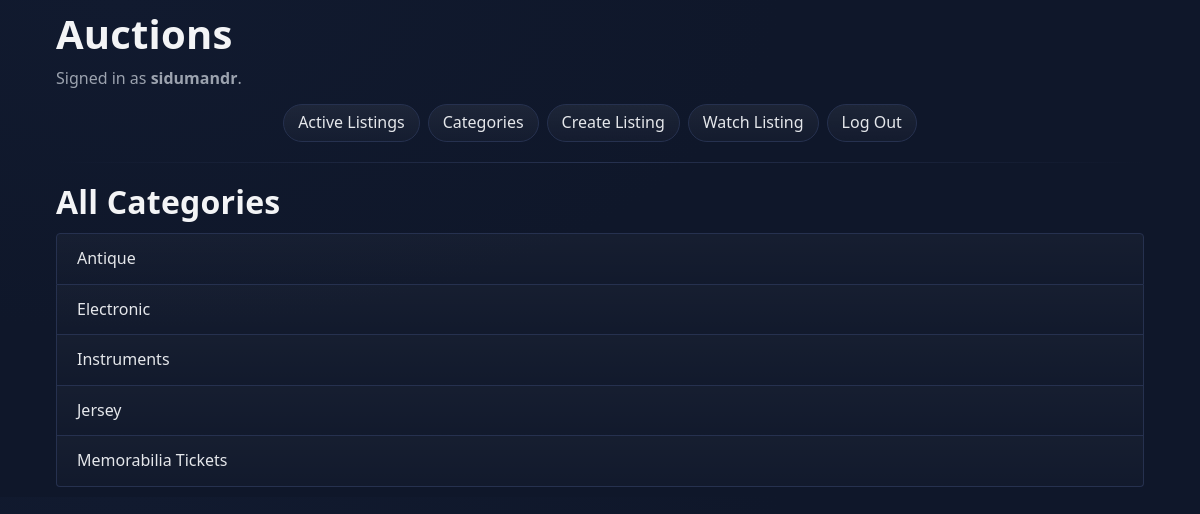
The page /categories (signed in) on the database its author committed.
### auctions/models.py (models this page shows, shortened)
class User(AbstractUser):
    pass

class Category(models.Model):
    categoryName = models.CharField(max_length=64)
    class Meta:
        verbose_name_plural = "Categories"

### auctions/views.py (the view)
# urls.py: path("categories", views.categories, name="categories"),
def categories(request):
    all_categories = Category.objects.all().order_by('categoryName')
    return render(request, "auctions/categories.html", {
        "categories": all_categories
    })

### auctions/templates/auctions/categories.html (shortened to what this page needs)
{% extends "auctions/layout.html" %}
{% block body %}
    <h2>All Categories</h2>
    <div class="list-group">
        {% for category in categories %}
            <a href="{% url 'category_listing' category.categoryName %}" class="list-group-item list-group-item-action d-flex justify-content-between align-items-center">
                {{ category.categoryName }}
            </a>
        {% empty %}
            <p class="list-group-item">No categories have been created yet.</p>
        {% endfor %}
    </div>
{% endblock %}

### auctions/templates/auctions/layout.html (shortened to what this page needs)
{% load static %}
<!DOCTYPE html>
<html lang="en">
  <head>
    <link
      rel="stylesheet"
      href="https://stackpath.bootstrapcdn.com/bootstrap/4.4.1/css/bootstrap.min.css"
    />
    <link href="{% static 'auctions/styles.css' %}?v=2" rel="stylesheet" />
  </head>
  <body>
    <div class="app-container">
      <h1>Auctions</h1>
      <div>
        {% if user.is_authenticated %} Signed in as
        <strong>{{ user.username }}</strong>. {% else %} Not signed in. {% endif%}
      </div>
      <ul class="navbar-nav mr-auto">
        <li class="nav-item">
          <a class="nav-link" href="{% url 'index' %}">Active Listings</a>
        </li>
        <li class="nav-item">
          <a class="nav-link" href="{% url 'categories' %}">Categories</a>
        </li>
        {% if user.is_authenticated %}
        <li class="nav-item">
          <a class="nav-link" href="{% url 'create_listing' %}">Create Listing</a>
        </li>
        <li class="nav-item">
          <a class="nav-link" href="{% url 'watchlist' %}">Watch Listing</a>
        </li>
        <li class="nav-item">
          <a class="nav-link" href="{% url 'logout' %}">Log Out</a>
        </li>
        {% endif %}
      </ul>
      <hr />
      {% block body %} {% endblock %}
    </div>
  </body>
</html>

### auctions/static/auctions/styles.css (style rules this page uses)
:root { --bg: #0f172a; --bg-soft: #111827; --surface: #0b1224; --surface-2: #111a32; --border: #26314f; --text: #e5e7eb; --muted: #9ca3af; --primary: #60a5fa; --primary-strong: #3b82f6; --secondary: #a78bfa; --success: #34d399; --danger: #f87171; --warning: #fbbf24; --shadow: 0 10px 25px rgba(0,0,0,0.35), 0 2px 8px rgba(0,0,0,0.35); --radius: 14px; }
body { padding: 10px; background: radial-gradient(1200px 600px at 10% 0%, #111a2f 0%, var(--bg) 55%), radial-gradient(1000px 500px at 90% -10%, #0c1430 0%, var(--bg) 60%); color: var(--text); font-family: ui-sans-serif, system-ui, -apple-system, Segoe UI, Roboto, Helvetica, Arial, "Apple Color Emoji", "Segoe UI Emoji"; line-height: 1.6; }
.app-container { max-width: 1120px; margin-left: auto; margin-right: auto; padding-left: 16px; padding-right: 16px; box-sizing: border-box; }
h1, h2, h3, h4, h5, h6 { color: #f3f4f6; letter-spacing: 0.2px; }
h1 { font-weight: 800; }
h2 { font-weight: 700; margin-bottom: 0.75rem; }
hr { border: 0; height: 1px; background: linear-gradient(90deg, transparent, var(--border), transparent); margin: 1.25rem 0; }
h1 + div { color: var(--muted); margin-bottom: 0.75rem; }
ul.navbar-nav { display: flex; flex-direction: row; flex-wrap: wrap; gap: 8px; list-style: none; padding-left: 0; margin: 12px 0 16px; justify-content: center; }
ul.navbar-nav .nav-item { display: inline-flex; }
ul.navbar-nav .nav-link { display: inline-flex; align-items: center; height: 38px; padding: 0 14px; border-radius: 999px; background: linear-gradient(180deg, rgba(255,255,255,0.06), rgba(255,255,255,0.02)); border: 1px solid var(--border); color: var(--text); text-decoration: none; transition: transform 0.15s ease, background 0.2s ease, border-color 0.2s ease, box-shadow 0.2s ease; }
.list-group-item { background: linear-gradient(180deg, rgba(255,255,255,0.03), rgba(255,255,255,0.01)); color: var(--text); border-color: var(--border) !important; }
a { color: var(--primary); }

### rows shown on the page
User: username "sidumandr"
Category: categoryName "Antique"
Category: categoryName "Electronic"
Category: categoryName "Instruments"
Category: categoryName "Jersey"
Category: categoryName "Memorabilia Tickets"
